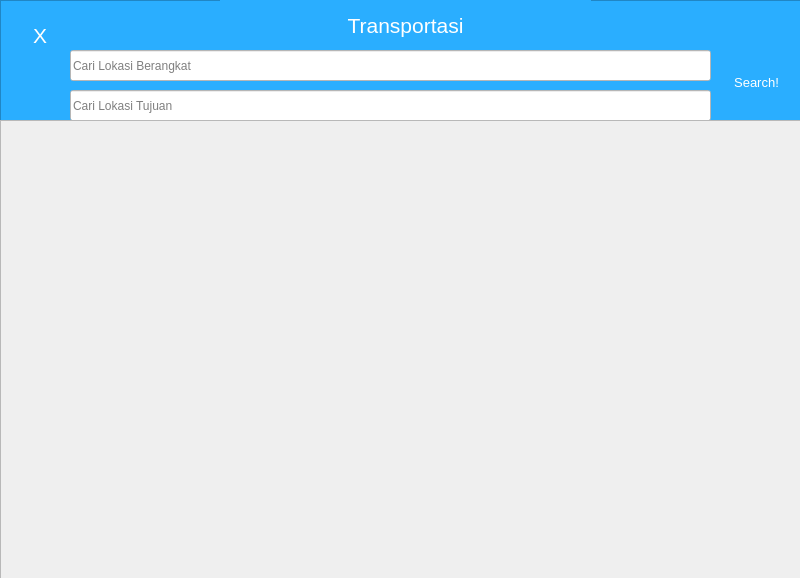
<?xml version="1.0" encoding="UTF-8"?>
<ui version="4.0">
 <class>MainWindow</class>
 <widget class="QMainWindow" name="MainWindow">
  <property name="geometry">
   <rect>
    <x>0</x>
    <y>0</y>
    <width>800</width>
    <height>578</height>
   </rect>
  </property>
  <property name="windowTitle">
   <string>MainWindow</string>
  </property>
  <widget class="QWidget" name="centralwidget">
   <widget class="QFrame" name="frame">
    <property name="geometry">
     <rect>
      <x>0</x>
      <y>0</y>
      <width>801</width>
      <height>121</height>
     </rect>
    </property>
    <property name="styleSheet">
     <string notr="true">background-color: rgb(42, 174, 255);</string>
    </property>
    <property name="frameShape">
     <enum>QFrame::StyledPanel</enum>
    </property>
    <property name="frameShadow">
     <enum>QFrame::Raised</enum>
    </property>
    <widget class="QPushButton" name="pushButton">
     <property name="geometry">
      <rect>
       <x>10</x>
       <y>10</y>
       <width>60</width>
       <height>50</height>
      </rect>
     </property>
     <property name="styleSheet">
      <string notr="true">QPushButton{
color: white;
	background-color: rgb(42, 174, 255);
	border: none;
font: 16pt;
}
QPushButton:hover{
background-color: rgb(35, 148, 213);
}
QPushButton:pressed{
background-color: rgb(25, 105, 152);
}</string>
     </property>
     <property name="text">
      <string>X</string>
     </property>
     <property name="flat">
      <bool>true</bool>
     </property>
    </widget>
    <widget class="QLabel" name="label">
     <property name="geometry">
      <rect>
       <x>220</x>
       <y>0</y>
       <width>371</width>
       <height>50</height>
      </rect>
     </property>
     <property name="styleSheet">
      <string notr="true">QLabel{
background-color: rgb(42, 174, 255);
font: 16pt;
color: white;
}</string>
     </property>
     <property name="text">
      <string>Transportasi</string>
     </property>
     <property name="scaledContents">
      <bool>false</bool>
     </property>
     <property name="alignment">
      <set>Qt::AlignCenter</set>
     </property>
    </widget>
    <widget class="QPushButton" name="pushButton_2">
     <property name="geometry">
      <rect>
       <x>710</x>
       <y>47</y>
       <width>93</width>
       <height>71</height>
      </rect>
     </property>
     <property name="styleSheet">
      <string notr="true">QPushButton{
color: white;
	background-color: rgb(42, 174, 255);
	border: none;
font: 10pt;
}
QPushButton:hover{
background-color: rgb(35, 148, 213);
}
QPushButton:pressed{
background-color: rgb(25, 105, 152);
}</string>
     </property>
     <property name="text">
      <string>Search!</string>
     </property>
    </widget>
    <widget class="QLineEdit" name="lineEdit">
     <property name="geometry">
      <rect>
       <x>70</x>
       <y>50</y>
       <width>641</width>
       <height>31</height>
      </rect>
     </property>
     <property name="styleSheet">
      <string notr="true">background-color: rgb(255, 255, 255);</string>
     </property>
     <property name="text">
      <string/>
     </property>
     <property name="placeholderText">
      <string>Cari Lokasi Berangkat</string>
     </property>
     <property name="clearButtonEnabled">
      <bool>true</bool>
     </property>
    </widget>
    <widget class="QLineEdit" name="lineEdit_2">
     <property name="geometry">
      <rect>
       <x>70</x>
       <y>90</y>
       <width>641</width>
       <height>31</height>
      </rect>
     </property>
     <property name="styleSheet">
      <string notr="true">background-color: rgb(255, 255, 255);</string>
     </property>
     <property name="text">
      <string/>
     </property>
     <property name="placeholderText">
      <string>Cari Lokasi Tujuan</string>
     </property>
     <property name="clearButtonEnabled">
      <bool>true</bool>
     </property>
    </widget>
   </widget>
   <widget class="QScrollArea" name="scrollArea">
    <property name="geometry">
     <rect>
      <x>0</x>
      <y>120</y>
      <width>801</width>
      <height>461</height>
     </rect>
    </property>
    <property name="widgetResizable">
     <bool>true</bool>
    </property>
    <widget class="QWidget" name="scrollAreaWidgetContents">
     <property name="geometry">
      <rect>
       <x>0</x>
       <y>0</y>
       <width>799</width>
       <height>459</height>
      </rect>
     </property>
     <layout class="QVBoxLayout" name="verticalLayout_3"/>
    </widget>
   </widget>
  </widget>
 </widget>
 <resources/>
 <connections/>
</ui>
